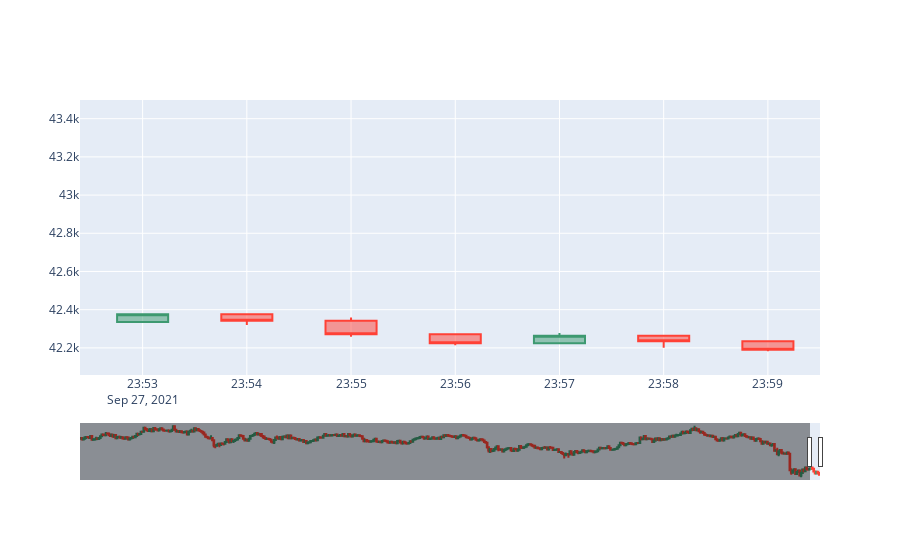

Write notebook code for a chart like this one.
### Code cell
import plotly.graph_objects as go

import pandas as pd
from datetime import datetime



fig = go.Figure(data=[go.Candlestick(x=df.loc['2021-09-27'].index,
                open=df['open'],
                high=df['high'],
                low=df['low'],
                close=df['close'])])

fig.show()

### Figure 1 — Plotly figure (JSON) as saved in the notebook; plotly's stock layout.template omitted (floating-point values rounded to 4 significant figures; data arrays with more than 128 entries replaced by an {"elided": "..."} marker saying what was removed)
{"data": [{"close": {"elided": "2001 float values"}, "high": {"elided": "2001 float values"}, "low": {"elided": "2001 float values"}, "open": {"elided": "2001 float values"}, "type": "candlestick", "x": {"elided": "528 str values"}}], "layout": {"autosize": true, "xaxis": {"autorange": false, "range": ["2021-09-27 23:52:23.9465", "2021-09-27 23:59:30"], "rangeslider": {"autorange": true, "range": ["2021-09-27 15:11:30", "2021-09-27 23:59:30"], "yaxis": {"_template": null, "rangemode": "match"}}, "type": "date"}, "yaxis": {"autorange": true, "range": [42060.0, 43500.0]}}}
